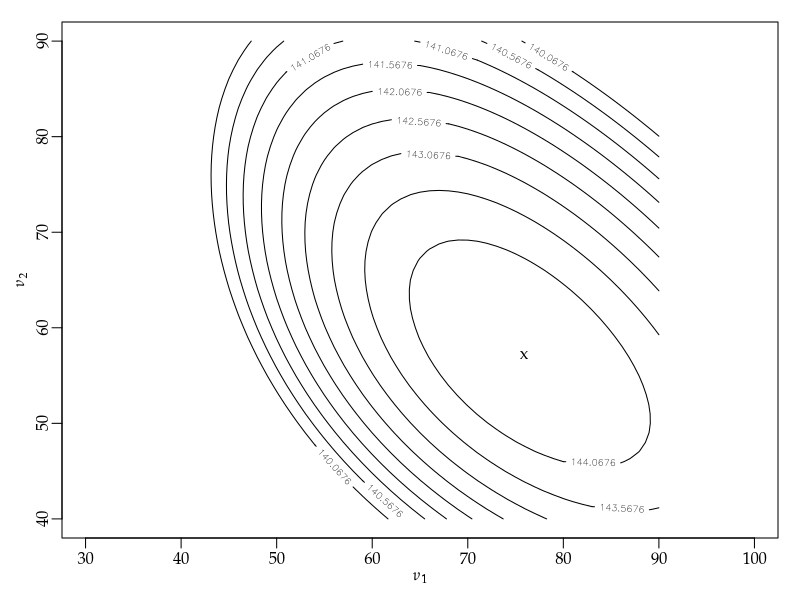

R code for this plot:
args = commandArgs()
basename = sub(".R$", "", sub("^--file=(.*/)?", "", args[grep("^--file=", args)]))
if (length(basename) != 0)
    quartz(type="pdf", file=paste0(basename, ".pdf"), width=5, height=5)
par(family="Palatino")
par(mgp=c(1.5,0.5,0)) # title and axis margins. default: c(3,1,0)
par(mar=c(3,3,1,1)+0.1) # bottom, left, top, right margins. default: c(5,4,4,2)+0.1
x = 1:20
y = c(11,4,13,10,4,8,6,16,7,12,10,13,6,5,1,4,2,0,0,1)
z = rep(x, y)
g = function(x) { exp(-x/10) / 8.221519 }
h = function(x) { dnorm(x,10,3) / 0.9990481 }
f = function(arg) {
  n1 = arg[1];  n2 = arg[2]
  return(n1 + n2 - sum(log(n1 * g(z) + n2 * h(z))))
}
m = matrix(sapply(40:90, function(y){sapply(40:90, function(x){f(c(x,y))})}), nrow=51)
contour(40:90, 40:90, -m, levels=seq(144.5676,by=-0.5,length.out=10),
        asp=1, xlab=expression(italic(ν)[1]), ylab=expression(italic(ν)[2]))
points(75.9, 57.1, pch="x")
dev.off()
